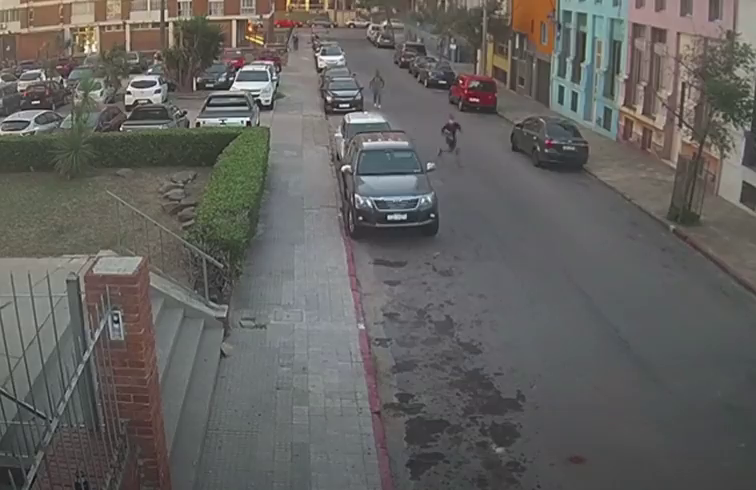
#> input picture frame 8 of OpenCV-Perception/OpenCV-Perception/safety_running.mp4, 756 x 490 px, given in place of trafico01.mp4, which was not available
$ jupyter execute prueba.ipynb
#> lines starting #> are read from the running program, lines starting #| are printed output that depends on the picture; after the words box and inside, x2 and y2 are one past the last pixel; in counts of white or black regions, pixels touching at a corner belong together; pictures that were not available may be replaced by others from this repository, and a replacement may not be noted
[cell 1]
import cv2
import numpy as np
import time
import csv

[cell 2]
VIDEO_PATH = "trafico01.mp4"
FPS = 25
SHOW_VIDEO = True

# Líneas de conteo (coordenadas originales del video)
# Formato: [x1, y1, x2, y2]
LINES = [
    [480, 850, 580, 850],   # Línea 1
    [610, 850, 720, 850],   # Línea 2
    [990, 750, 1090, 750],  # Línea 3
    [1320, 900, 1470, 900], # Línea 4
    [1180, 640, 1210, 640], # Línea 5
    [1420, 730, 1500, 730], # Línea 6
    [1630, 770, 1770, 770], # Línea 7
]

# Desplazamiento vertical de cada línea (para afinar posición)
# Positivo = hacia abajo, Negativo = hacia arriba
LINE_OFFSETS_Y = [0, 0, 0, 0, -25, +25, 0]

# Escala para adaptar a video redimensionado
RESIZE_W, RESIZE_H = 960, 540
ORIG_W, ORIG_H = 1920, 1080  # resolución original estimada

[cell 3]
def scale_lines(lines, orig_w, orig_h, new_w, new_h, offsets_y=None):
#> called with orig_w = 1920, orig_h = 1080, new_w = 960, new_h = 540
    sx, sy = new_w / orig_w, new_h / orig_h
    scaled = []
    offsets_y = offsets_y or [0]*len(lines)
    for i, (x1, y1, x2, y2) in enumerate(lines):
        dy = offsets_y[i] if i < len(offsets_y) else 0
        scaled.append({
            "p1": (int(x1*sx), int(y1*sy)+dy),
            "p2": (int(x2*sx), int(y2*sy)+dy),
            "count": 0,
            "cars": set()
        })
    return scaled

def line_crossed(cx, cy, line, tol=30):
    """Devuelve True si el punto (cx, cy) cruza una línea"""
    x1, y1 = line["p1"]
    x2, y2 = line["p2"]
    return (x1 <= cx <= x2) and (abs(cy - y1) <= tol)

def find_car_id(cx, cy, tracks, max_distance=40):
    """Asigna un ID al coche más cercano si existe"""
    for cid, pts in tracks.items():
        x_last, y_last, _ = pts[-1]
        if np.hypot(cx - x_last, cy - y_last) < max_distance:
            return cid
    return None

def smooth_centroid(cid, cx, cy, tracks, alpha=0.4):
    """Suaviza el movimiento del centroide (filtro exponencial)"""
    if cid not in tracks or len(tracks[cid]) < 1:
        return cx, cy
    prev_x, prev_y, _ = tracks[cid][-1]
    return int(alpha*cx + (1-alpha)*prev_x), int(alpha*cy + (1-alpha)*prev_y)

[cell 4]
lines = scale_lines(LINES, ORIG_W, ORIG_H, RESIZE_W, RESIZE_H, LINE_OFFSETS_Y)

cap = cv2.VideoCapture(VIDEO_PATH)
ret, f1 = cap.read()
#> f1 is the input picture: shape (490, 756, 3); mean B, G, R 95.2, 97.8, 99.3
ret, f2 = cap.read()
if not ret:
    raise RuntimeError("No se pudo abrir el video")

car_tracks = {}
next_car_id = 0
frame_id = 0

start = time.time()

while ret:
    frame_id += 1
    f1 = cv2.resize(f1, (RESIZE_W, RESIZE_H))
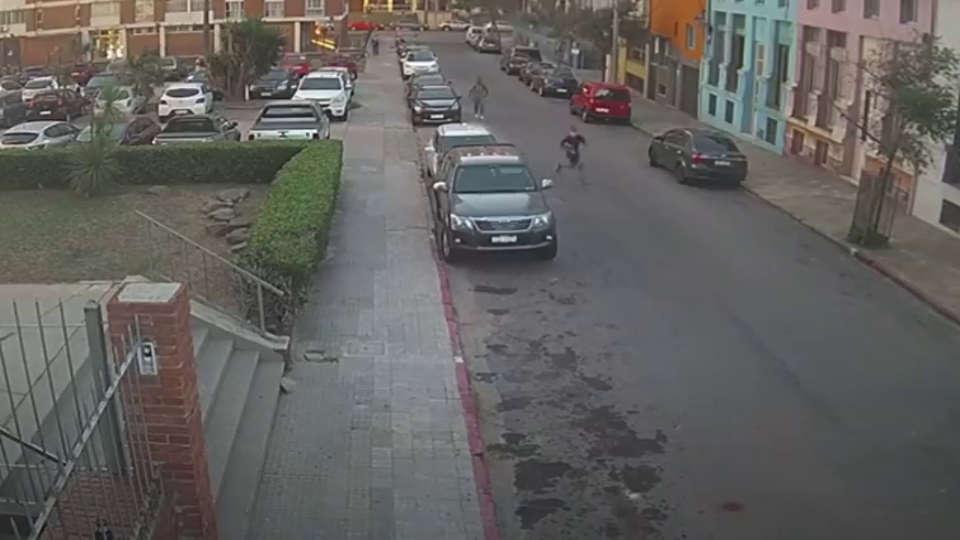
#> f1: shape (540, 960, 3); mean B, G, R 95.1, 97.7, 99.2
    f2 = cv2.resize(f2, (RESIZE_W, RESIZE_H))
#> f2: shape (540, 960, 3)

    gray1 = cv2.cvtColor(f1, cv2.COLOR_BGR2GRAY)
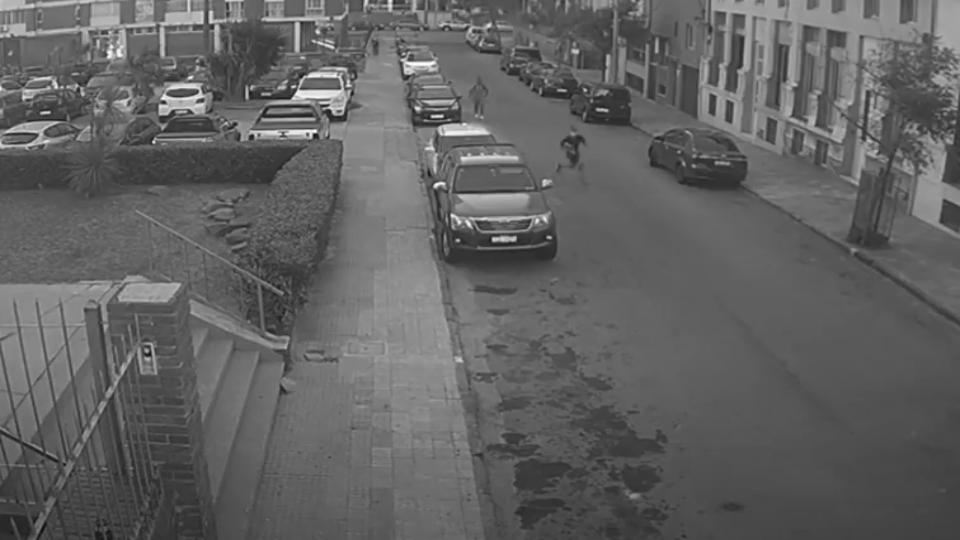
#> gray1: shape (540, 960); min 13, max 254, mean 97.8
    gray2 = cv2.cvtColor(f2, cv2.COLOR_BGR2GRAY)

    diff = cv2.absdiff(gray1, gray2)
    _, thresh = cv2.threshold(diff, 40, 255, cv2.THRESH_BINARY)
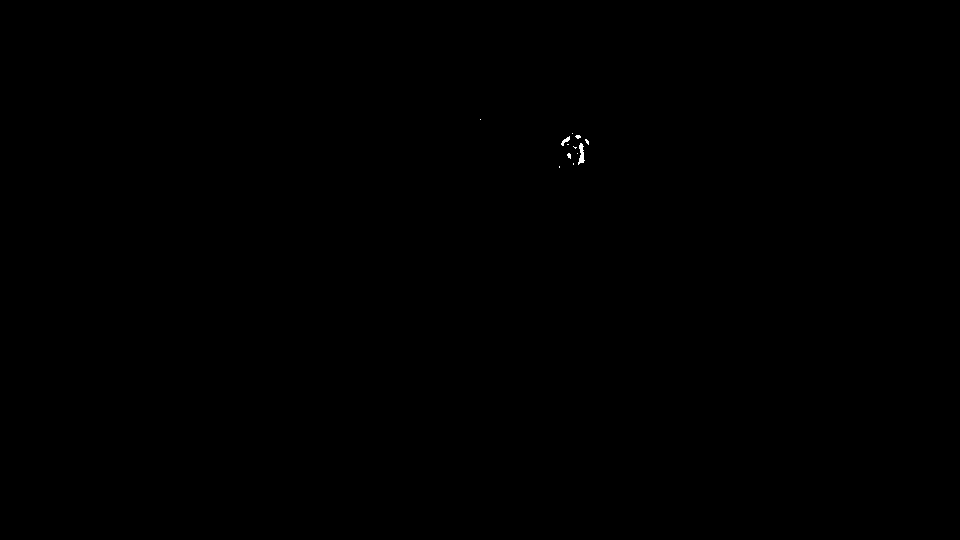
#> thresh: shape (540, 960); 0.04% white; 12 white regions (10 under 20 px), largest, box (x1, y1, x2, y2) and area: (578, 143, 585, 165) 84, (561, 136, 570, 146) 37
    thresh = cv2.blur(thresh, (5,5))
    _, thresh = cv2.threshold(thresh, 40, 255, cv2.THRESH_BINARY)
#> thresh: shape (540, 960); 0.08% white; 4 white regions

    contours, _ = cv2.findContours(thresh, cv2.RETR_EXTERNAL, cv2.CHAIN_APPROX_SIMPLE)
#> contours = 4 contours; box (x1, y1, x2, y2) and area: (573, 138, 591, 165) 196, (560, 135, 572, 147) 74, (566, 152, 573, 160) 34, (574, 133, 582, 140) 34

    for c in contours:
        if cv2.contourArea(c) < 400:
            continue
        x, y, w, h = cv2.boundingRect(c)
        cx, cy = x + w//2, y + h//2

        car_id = find_car_id(cx, cy, car_tracks)
        if car_id is None:
            car_id = next_car_id
            car_tracks[car_id] = []
            next_car_id += 1

        # suaviza el movimiento del centroide
        cx, cy = smooth_centroid(car_id, cx, cy, car_tracks)

        car_tracks[car_id].append((cx, cy, frame_id))

        # velocidad en px/s (media de últimos 5 frames)
        if len(car_tracks[car_id]) > 5:
            x1, y1, f1_id = car_tracks[car_id][-5]
            dist = np.hypot(cx - x1, cy - y1)
            time_s = (frame_id - f1_id) / FPS
            vel = dist / time_s if time_s > 0 else 0
        else:
            vel = 0

        # Dibujo del rectángulo y texto
        cv2.rectangle(f1, (x, y), (x+w, y+h), (0, 255, 0), 2)
        cv2.putText(f1, f"{vel:.1f} px/s", (x, y-10), cv2.FONT_HERSHEY_SIMPLEX, 0.5, (255,255,0), 2)

        # Cruce de líneas
        for i, line in enumerate(lines):
            if line_crossed(cx, cy, line):
                if car_id not in line["cars"]:
                    line["cars"].add(car_id)
                    line["count"] += 1
                cv2.line(f1, line["p1"], line["p2"], (0,0,255), 3)
            else:
                cv2.line(f1, line["p1"], line["p2"], (0,255,0), 2)
            # Mostrar conteo por línea
            cv2.putText(f1, str(line["count"]), (line["p1"][0], line["p1"][1]-10),
                        cv2.FONT_HERSHEY_SIMPLEX, 0.6, (255,255,255), 2)
#> this loop made 4 passes
#> after the loop, car_tracks = 0 items; next_car_id = 0

    if SHOW_VIDEO:
        cv2.imshow("Conteo y Velocidad (px/s)", f1)
        if cv2.waitKey(30) & 0xFF == ord('q'):
#> (key q is pressed here)
            break

    f1 = f2
    ret, f2 = cap.read()

cap.release()
cv2.destroyAllWindows()

[cell 5]
for i, line in enumerate(lines, 1):
    print(f"Línea {i}: {line['count']} coches")

$ run again, starting later in the video
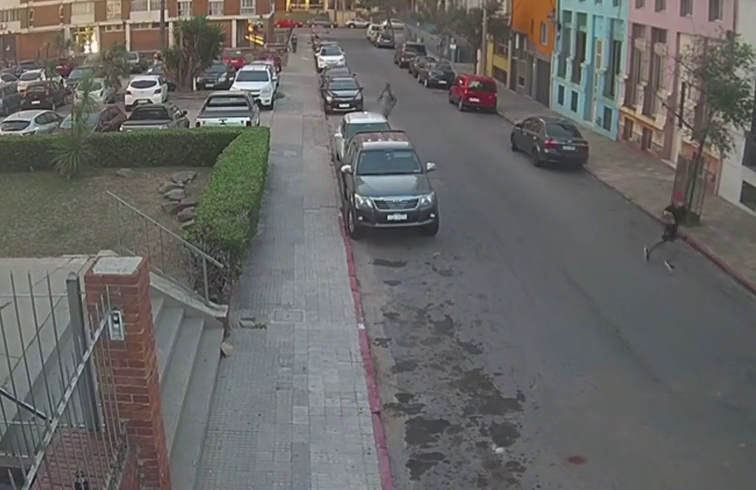
#> input picture frame 64 of OpenCV-Perception/OpenCV-Perception/safety_running.mp4, 756 x 490 px, given in place of trafico01.mp4, which was not available
#> f1 is the input picture: shape (490, 756, 3); mean B, G, R 101.2, 102.8, 103.7
#> `f1 = cv2.resize(f1, (RESIZE_W, RESIZE_H))`:
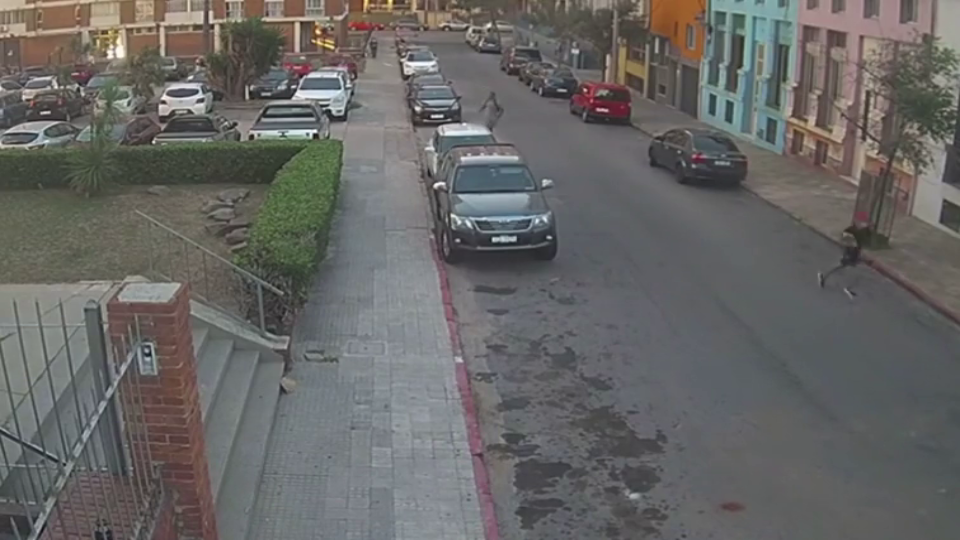
#> f1: shape (540, 960, 3); mean B, G, R 101.1, 102.7, 103.6
#> f2: shape (540, 960, 3)
#> `gray1 = cv2.cvtColor(f1, cv2.COLOR_BGR2GRAY)`:
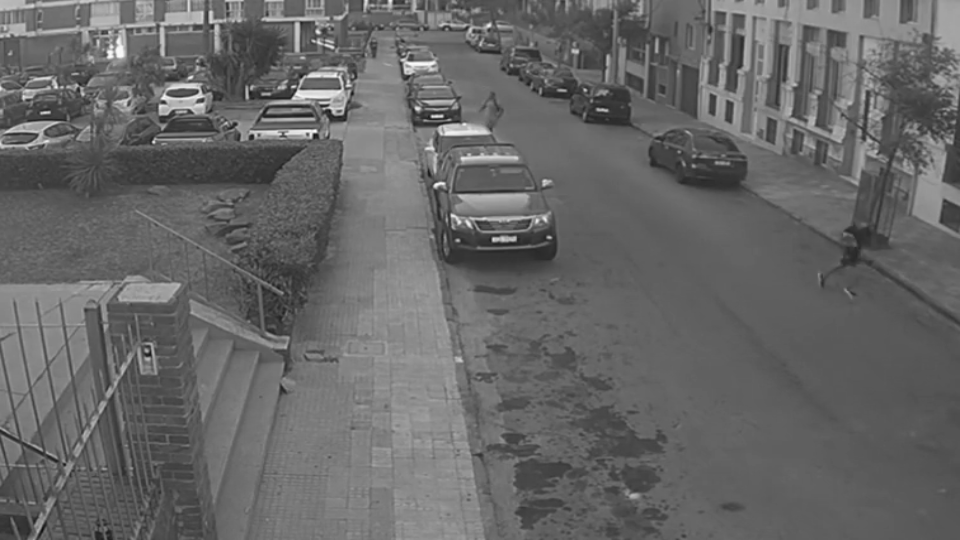
#> gray1: shape (540, 960); min 14, max 254, mean 102.8
#> contours = 9 contours, 6 with area under 20; largest, box (x1, y1, x2, y2) and area: (851, 234, 862, 241) 44, (862, 249, 870, 256) 36, (844, 227, 851, 233) 26
#> the loop `for c in contours:` made 9 passes
#> c on passes 1, 2, 4, 7: [[862, 301], [862, 304], [864, 304], [864, 301]], [[845, 290], [845, 292], [847, 292], [847, 290]], [[860, 263], [860, 267], [861, 267], [861, 263]], [[850, 248], [850, 249]]
#> after the loop `for c in contours:`: car_tracks = 0 items; next_car_id = 0
